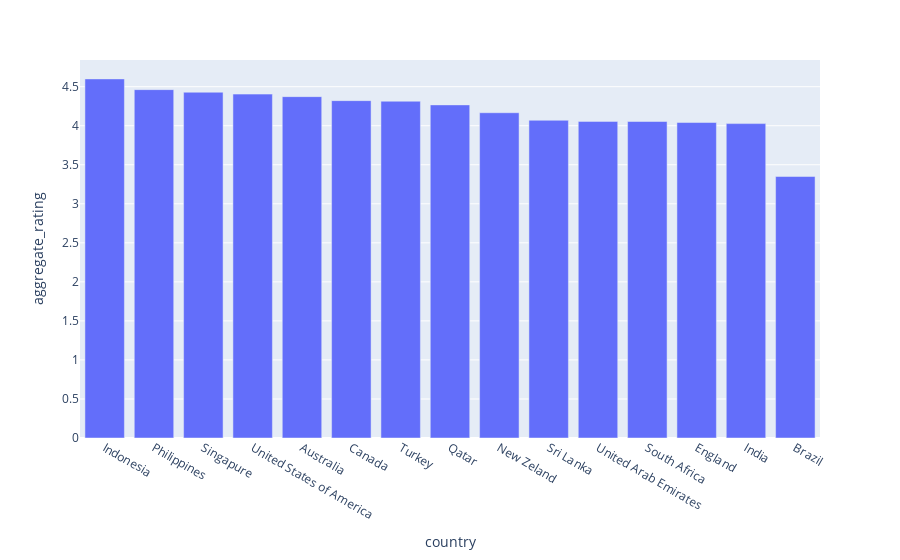

The code cell stored with this chart in its notebook:
### Code cell
# aggregate rating by country

df_aux = df.loc[:, ['country', 'aggregate_rating']].groupby('country').mean().sort_values('aggregate_rating',ascending=False).reset_index()

px.bar(df_aux, x='country', y='aggregate_rating')

### Figure 1 — Plotly figure (JSON) as saved in the notebook; plotly's stock layout.template omitted (floating-point values rounded to 4 significant figures)
{"data": [{"alignmentgroup": "True", "hovertemplate": "country=%{x}<br>aggregate_rating=%{y}<extra></extra>", "legendgroup": "", "marker": {"color": "#636efa", "pattern": {"shape": ""}}, "name": "", "offsetgroup": "", "orientation": "v", "showlegend": false, "textposition": "auto", "type": "bar", "x": ["Indonesia", "Philippines", "Singapure", "United States of America", "Australia", "Canada", "Turkey", "Qatar", "New Zeland", "Sri Lanka", "United Arab Emirates", "South Africa", "England", "India", "Brazil"], "xaxis": "x", "y": [4.6, 4.462, 4.429, 4.405, 4.373, 4.322, 4.314, 4.267, 4.167, 4.07, 4.056, 4.054, 4.041, 4.027, 3.349], "yaxis": "y"}], "layout": {"autosize": true, "barmode": "relative", "legend": {"tracegroupgap": 0}, "margin": {"t": 60}, "xaxis": {"anchor": "y", "autorange": true, "domain": [0, 1], "range": [-0.5, 14.5], "title": {"text": "country"}, "type": "category"}, "yaxis": {"anchor": "x", "autorange": true, "domain": [0, 1], "range": [0, 4.842], "title": {"text": "aggregate_rating"}, "type": "linear"}}}
